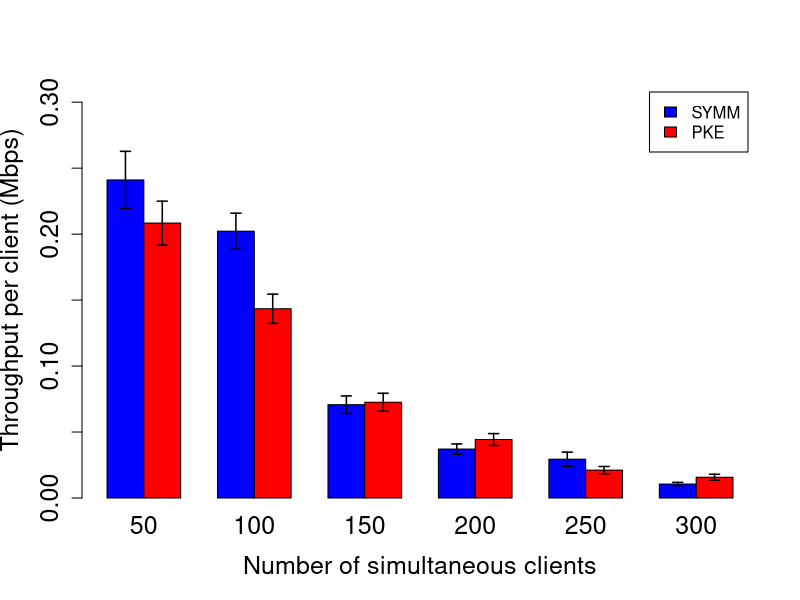

This figure's R source:

sk50 = read.csv("./public_key/throughput_pk_50_50.csv",sep=',')$thput
pk50 = read.csv("./symm_key/throughput_sk_50_50.csv",sep=',')$thput

sk100 = read.csv("./public_key/throughput_pk_100_100.csv",sep=',')$thput
pk100 = read.csv("./symm_key/throughput_sk_100_100.csv",sep=',')$thput

sk150 = read.csv("./public_key/throughput_pk_150_150.csv",sep=',')$thput
pk150 = read.csv("./symm_key/throughput_sk_150_150.csv",sep=',')$thput

sk200 = read.csv("./public_key/throughput_pk_200_200.csv",sep=',')$thput
pk200 = read.csv("./symm_key/throughput_sk_200_200.csv",sep=',')$thput

sk250 = read.csv("./public_key/throughput_pk_250_250.csv",sep=',')$thput
pk250 = read.csv("./symm_key/throughput_sk_250_250.csv",sep=',')$thput

sk300 = read.csv("./public_key/throughput_pk_300_300.csv",sep=',')$thput
pk300 = read.csv("./symm_key/throughput_sk_300_300.csv",sep=',')$thput

clients = c("50","100","150","200","250","300")

SYMM = c(mean(sk50),mean(sk100),mean(sk150),mean(sk200),mean(sk250),mean(sk300))/(1024*1024)    #Mbps
PKE = c(mean(pk50),mean(pk100),mean(pk150),mean(pk200),mean(pk250),mean(pk300))/(1024*1024)     #Mbps

errf <- function(array){

    object <- sd(array)/sqrt(length(array))

    return(object)
}

CI1 = 1.64*c(errf(sk50),errf(sk100),errf(sk150),errf(sk200),errf(sk250),errf(sk300))/(1024*1024)
CI2 = 1.64*c(errf(pk50),errf(pk100),errf(pk150),errf(pk200),errf(pk250),errf(pk300))/(1024*1024)

errs = c(rbind(CI1,CI2)) 
means = c(rbind(SYMM,PKE)) 
data <- data.frame(rbind(SYMM,PKE))

pdf("new_result_thput.pdf")

barCenters <- barplot(as.matrix(data), ylab="Throughput per client (Mbps)",
    xlab="Number of simultaneous clients", col=c("blue","red"),
 	legend = c("SYMM","PKE"), beside=TRUE, names.arg=clients,ylim=c(0,(max(means)+ max(errs))*1.2),
    cex.lab=1.5, cex.axis=1.5, cex.main=1.5, cex.sub=1.5,, cex.names=1.5)

arrows(barCenters, means - errs, barCenters,
       means + errs, lwd = 1.5, angle = 90,
       code = 3, length = 0.05)
dev.off()

